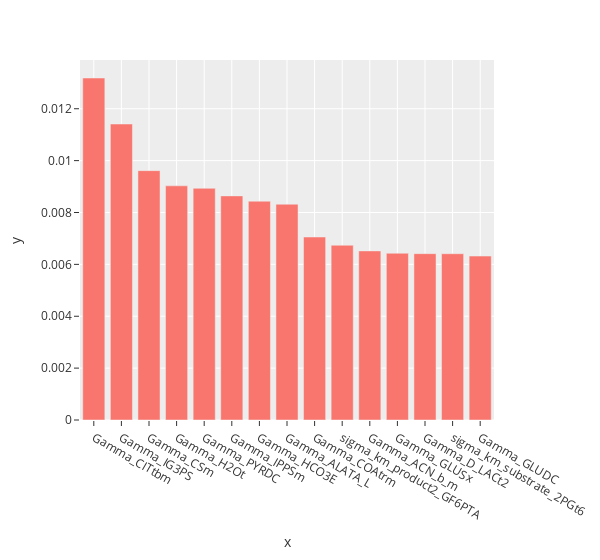

The code cell stored with this chart in its notebook:
### Code cell
# Plot the feature importances 
feat_importances = pd.Series(rf.feature_importances_, 
                             index=df.drop('Stability',axis=1).columns)
feat_importances = feat_importances.sort_values(ascending=False)
feat_importances_top15 = feat_importances.head(15)
px.bar(y=feat_importances_top15, x=feat_importances_top15.index, 
       template='ggplot2', width=600)

### Figure 1 — Plotly figure (JSON) as saved in the notebook; plotly's stock layout.template omitted (floating-point values rounded to 4 significant figures)
{"data": [{"alignmentgroup": "True", "hovertemplate": "x=%{x}<br>y=%{y}<extra></extra>", "legendgroup": "", "marker": {"color": "#F8766D", "pattern": {"shape": ""}}, "name": "", "offsetgroup": "", "orientation": "v", "showlegend": false, "textposition": "auto", "type": "bar", "x": ["Gamma_CITtbm", "Gamma_IG3PS", "Gamma_CSm", "Gamma_H2Ot", "Gamma_PYRDC", "Gamma_IPPSm", "Gamma_HCO3E", "Gamma_ALATA_L", "Gamma_COAtrm", "sigma_km_product2_GF6PTA", "Gamma_ACN_b_m", "Gamma_GLUSx", "Gamma_D_LACt2", "sigma_km_substrate_2PGt6", "Gamma_GLUDC"], "xaxis": "x", "y": [0.01319, 0.01141, 0.009614, 0.009028, 0.008932, 0.00864, 0.008434, 0.008318, 0.007055, 0.006738, 0.006519, 0.006427, 0.006413, 0.006411, 0.006319], "yaxis": "y"}], "layout": {"barmode": "relative", "legend": {"tracegroupgap": 0}, "margin": {"t": 60}, "width": 600, "xaxis": {"anchor": "y", "domain": [0, 1], "title": {"text": "x"}}, "yaxis": {"anchor": "x", "domain": [0, 1], "title": {"text": "y"}}}}
